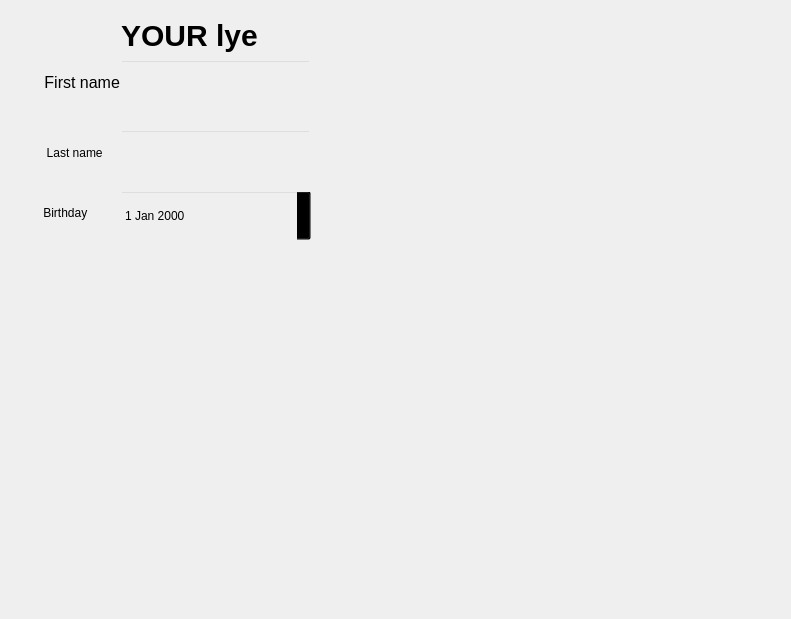
<?xml version="1.0" encoding="UTF-8"?>
<ui version="4.0">
 <class>LYE</class>
 <widget class="QDialog" name="LYE">
  <property name="geometry">
   <rect>
    <x>0</x>
    <y>0</y>
    <width>791</width>
    <height>619</height>
   </rect>
  </property>
  <property name="windowTitle">
   <string>LYE</string>
  </property>
  <widget class="QWidget" name="bgwidget" native="true">
   <property name="geometry">
    <rect>
     <x>30</x>
     <y>10</y>
     <width>751</width>
     <height>400</height>
    </rect>
   </property>
   <property name="styleSheet">
    <string notr="true">background-image: qradialgradient(cx:1, cy:1, radius:15.0, fx:0.5, fy:0.5,
                                   stop:0 white,
                                   stop:1 black);
</string>
   </property>
   <widget class="QLabel" name="label">
    <property name="geometry">
     <rect>
      <x>0</x>
      <y>0</y>
      <width>761</width>
      <height>51</height>
     </rect>
    </property>
    <property name="styleSheet">
     <string notr="true">font-family: 'Snell Roundhand', cursive; font-size: 30px; font-stretch: normal;
font-weight: bold;
border-radius: 15px;</string>
    </property>
    <property name="text">
     <string>           YOUR lye</string>
    </property>
   </widget>
   <widget class="QPushButton" name="prevv">
    <property name="geometry">
     <rect>
      <x>20</x>
      <y>510</y>
      <width>31</width>
      <height>31</height>
     </rect>
    </property>
    <property name="styleSheet">
     <string notr="true">
QPushButton#prevv {
    font-size: 25px;
    font-stretch: normal;
    border-radius: 10px;
    border: 0px;
    background-color: white;
}

QPushButton#prevv:hover {
   border: 2px #AAAAAA
}
</string>
    </property>
    <property name="text">
     <string>&lt;</string>
    </property>
   </widget>
   <widget class="QLineEdit" name="lastname">
    <property name="geometry">
     <rect>
      <x>90</x>
      <y>120</y>
      <width>191</width>
      <height>51</height>
     </rect>
    </property>
    <property name="styleSheet">
     <string notr="true">background-color:rgba(0,0,0,0);
font: 12pt &quot;MS Shell Dlg 2&quot;;</string>
    </property>
   </widget>
   <widget class="QLabel" name="first_name">
    <property name="geometry">
     <rect>
      <x>10</x>
      <y>60</y>
      <width>81</width>
      <height>25</height>
     </rect>
    </property>
    <property name="font">
     <font>
      <family>MS Shell Dlg 2</family>
      <pointsize>12</pointsize>
      <weight>50</weight>
      <italic>false</italic>
      <bold>false</bold>
     </font>
    </property>
    <property name="styleSheet">
     <string notr="true">font: 12pt &quot;MS Shell Dlg 2&quot;;

border-radius: 8px;</string>
    </property>
    <property name="text">
     <string> First name</string>
    </property>
   </widget>
   <widget class="QLabel" name="last_name">
    <property name="geometry">
     <rect>
      <x>10</x>
      <y>130</y>
      <width>81</width>
      <height>25</height>
     </rect>
    </property>
    <property name="styleSheet">
     <string notr="true">font: 12pt &quot;MS Shell Dlg 2&quot;;

border-radius: 8px;</string>
    </property>
    <property name="text">
     <string>  Last name</string>
    </property>
   </widget>
   <widget class="QDateEdit" name="birthday">
    <property name="geometry">
     <rect>
      <x>90</x>
      <y>180</y>
      <width>191</width>
      <height>51</height>
     </rect>
    </property>
    <property name="styleSheet">
     <string notr="true">background-color:rgba(0,0,0,0);
font: 12pt &quot;MS Shell Dlg 2&quot;;</string>
    </property>
   </widget>
   <widget class="QLabel" name="birth">
    <property name="geometry">
     <rect>
      <x>10</x>
      <y>190</y>
      <width>81</width>
      <height>25</height>
     </rect>
    </property>
    <property name="styleSheet">
     <string notr="true">font: 12pt &quot;MS Shell Dlg 2&quot;;

border-radius: 8px;</string>
    </property>
    <property name="text">
     <string> Birthday</string>
    </property>
   </widget>
   <widget class="QLabel" name="image">
    <property name="geometry">
     <rect>
      <x>50</x>
      <y>70</y>
      <width>51</width>
      <height>51</height>
     </rect>
    </property>
    <property name="styleSheet">
     <string notr="true">border-radius:5px;</string>
    </property>
    <property name="text">
     <string/>
    </property>
    <property name="scaledContents">
     <bool>true</bool>
    </property>
   </widget>
   <widget class="QLabel" name="sex">
    <property name="geometry">
     <rect>
      <x>50</x>
      <y>400</y>
      <width>81</width>
      <height>25</height>
     </rect>
    </property>
    <property name="styleSheet">
     <string notr="true">font: 12pt &quot;MS Shell Dlg 2&quot;;

border-radius: 8px;</string>
    </property>
    <property name="text">
     <string>  Gender</string>
    </property>
   </widget>
   <widget class="QLineEdit" name="firstname">
    <property name="geometry">
     <rect>
      <x>90</x>
      <y>50</y>
      <width>191</width>
      <height>51</height>
     </rect>
    </property>
    <property name="styleSheet">
     <string notr="true">background-color:rgba(0,0,0,0);
font: 12pt &quot;MS Shell Dlg 2&quot;;</string>
    </property>
   </widget>
   <widget class="QPushButton" name="save_ch">
    <property name="geometry">
     <rect>
      <x>620</x>
      <y>510</y>
      <width>113</width>
      <height>51</height>
     </rect>
    </property>
    <property name="styleSheet">
     <string notr="true">font: 12pt &quot;MS Shell Dlg 2&quot;;

border-radius: 8px;</string>
    </property>
    <property name="text">
     <string>Save changes</string>
    </property>
   </widget>
   <widget class="QLabel" name="label_2">
    <property name="geometry">
     <rect>
      <x>50</x>
      <y>150</y>
      <width>221</width>
      <height>16</height>
     </rect>
    </property>
    <property name="styleSheet">
     <string notr="true">background-color: rgba(255, 255, 255, 0);
font: 17pt &quot;MS Shell Dlg 2&quot;; 
color:red;</string>
    </property>
    <property name="text">
     <string/>
    </property>
   </widget>
   <widget class="QLabel" name="user_namename">
    <property name="geometry">
     <rect>
      <x>270</x>
      <y>70</y>
      <width>161</width>
      <height>31</height>
     </rect>
    </property>
    <property name="styleSheet">
     <string notr="true">background-color: rgba(255, 255, 255, 0);
font: 30pt &quot;MS Shell Dlg 2&quot;; 
color:black;</string>
    </property>
    <property name="text">
     <string/>
    </property>
   </widget>
  </widget>
 </widget>
 <resources/>
 <connections/>
</ui>
